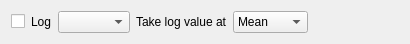
<?xml version="1.0" encoding="UTF-8"?>
<ui version="4.0">
 <class>LogValueSelector</class>
 <widget class="QWidget" name="LogValueSelector">
  <property name="geometry">
   <rect>
    <x>0</x>
    <y>0</y>
    <width>410</width>
    <height>41</height>
   </rect>
  </property>
  <property name="windowTitle">
   <string>LogValueSelector</string>
  </property>
  <layout class="QHBoxLayout" name="horizontalLayout_2">
   <item>
    <layout class="QHBoxLayout" name="horizontalLayout">
     <item>
      <widget class="QCheckBox" name="chkUseLog">
       <property name="enabled">
        <bool>true</bool>
       </property>
       <property name="visible">
        <bool>true</bool>
       </property>
       <property name="text">
        <string/>
       </property>
      </widget>
     </item>
     <item>
      <widget class="QLabel" name="logLabel">
       <property name="text">
        <string>Log</string>
       </property>
      </widget>
     </item>
     <item>
      <widget class="QComboBox" name="log">
       <property name="editable">
        <bool>false</bool>
       </property>
       <property name="sizeAdjustPolicy">
        <enum>QComboBox::AdjustToContents</enum>
       </property>
      </widget>
     </item>
     <item>
      <widget class="QLabel" name="functionLabel">
       <property name="text">
        <string>&lt;html&gt;&lt;head/&gt;&lt;body&gt;&lt;p&gt;Take log value at&lt;/p&gt;&lt;/body&gt;&lt;/html&gt;</string>
       </property>
      </widget>
     </item>
     <item>
      <widget class="QComboBox" name="function">
       <property name="minimumSize">
        <size>
         <width>75</width>
         <height>0</height>
        </size>
       </property>
       <property name="editable">
        <bool>false</bool>
       </property>
       <property name="currentIndex">
        <number>0</number>
       </property>
       <item>
        <property name="text">
         <string>Mean</string>
        </property>
       </item>
       <item>
        <property name="text">
         <string>Min</string>
        </property>
       </item>
       <item>
        <property name="text">
         <string>Max</string>
        </property>
       </item>
       <item>
        <property name="text">
         <string>First</string>
        </property>
       </item>
       <item>
        <property name="text">
         <string>Last</string>
        </property>
       </item>
      </widget>
     </item>
     <item>
      <spacer name="logSpacer">
       <property name="orientation">
        <enum>Qt::Horizontal</enum>
       </property>
       <property name="sizeHint" stdset="0">
        <size>
         <width>185</width>
         <height>6</height>
        </size>
       </property>
      </spacer>
     </item>
    </layout>
   </item>
  </layout>
 </widget>
 <resources/>
 <connections/>
</ui>
